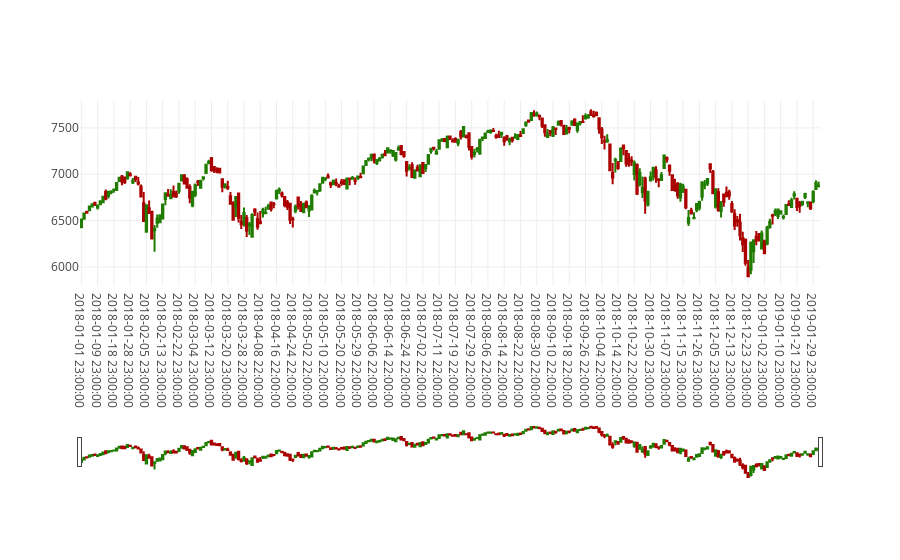

The notebook cell saved with this chart:
### Code cell
fig2019 = go.Figure(data=[trace2019], layout=layout)
plotly.offline.iplot(fig2019, filename='2019_candlestick')

### Figure 1 — Plotly figure (JSON) as saved in the notebook; plotly's stock layout.template omitted (floating-point values rounded to 4 significant figures; data arrays with more than 128 entries replaced by an {"elided": "..."} marker saying what was removed)
{"data": [{"close": {"elided": "273 float values"}, "decreasing": {"line": {"color": "#AA0000"}}, "high": {"elided": "273 float values"}, "increasing": {"line": {"color": "#207C00"}}, "low": {"elided": "273 float values"}, "open": {"elided": "273 float values"}, "type": "candlestick", "uid": "d7a0b994-5838-4faf-960b-34189bd23f6b", "x": {"elided": "273 str values"}}], "layout": {"xaxis": {"type": "category"}}}
